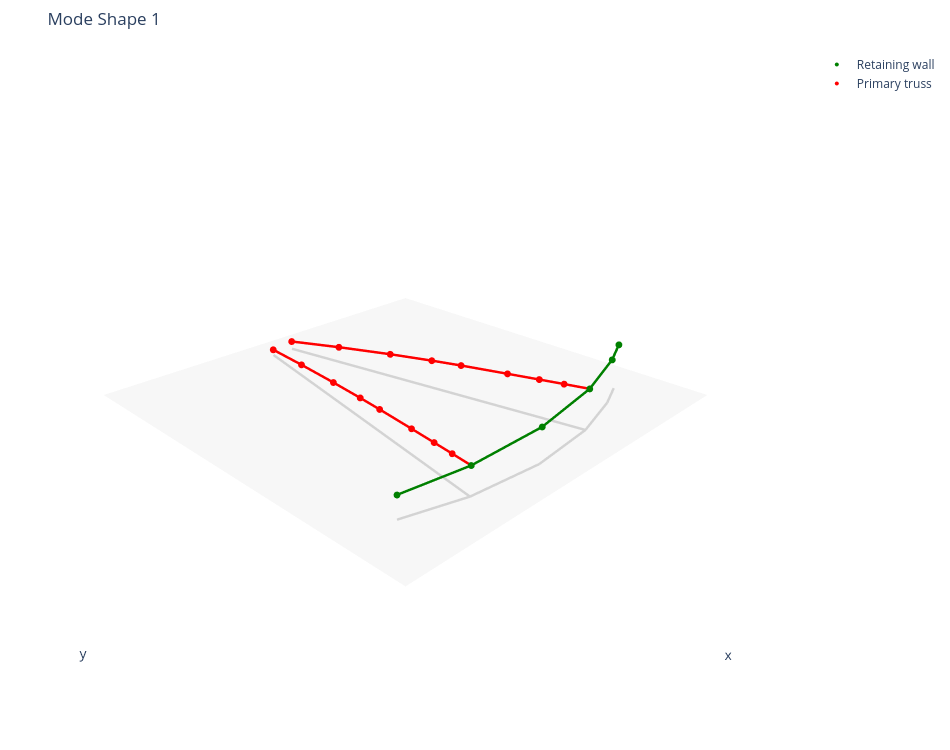
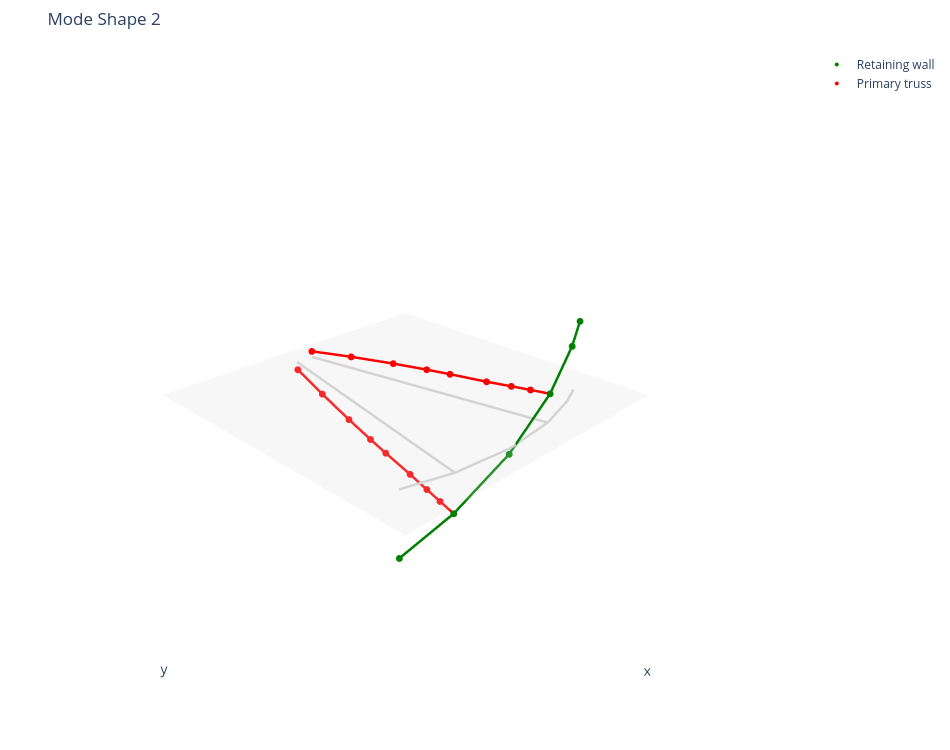
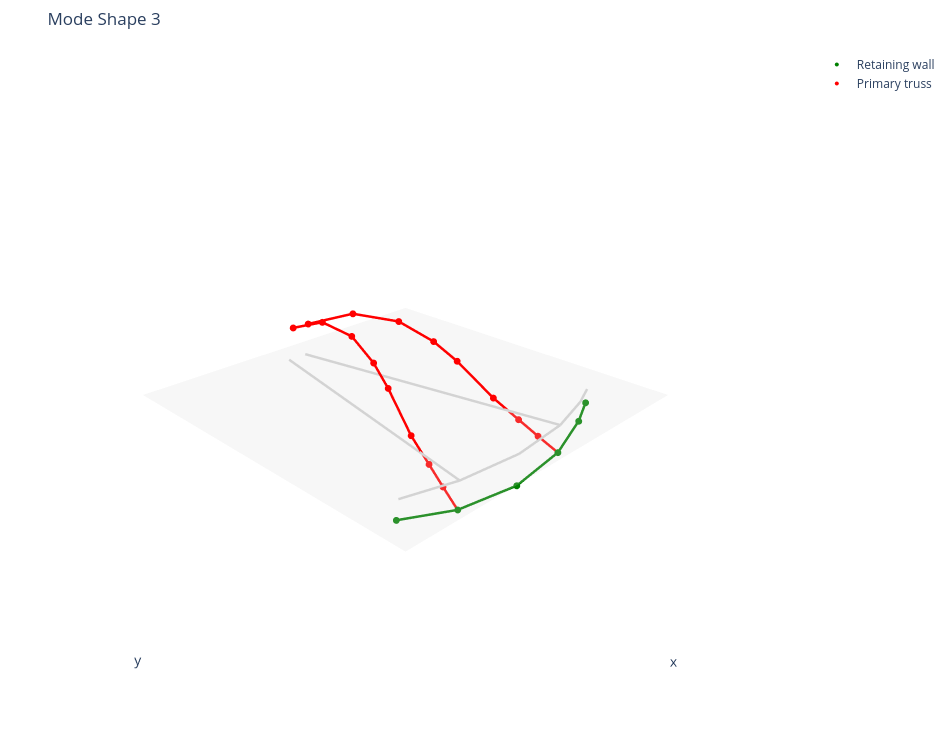
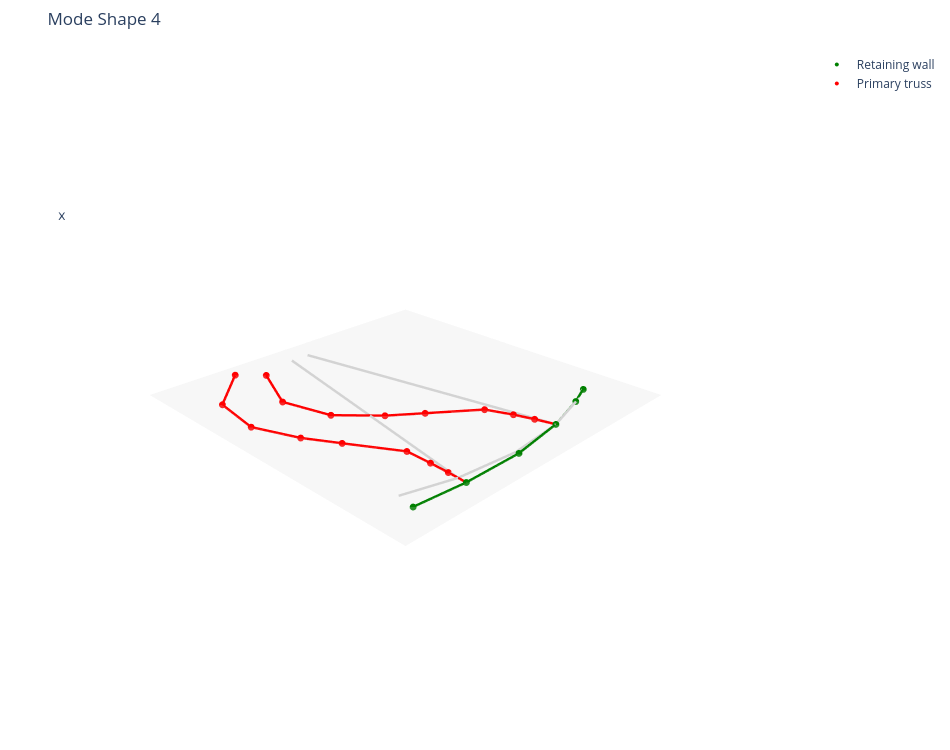

Notebook code for these charts, in order:
### Markdown cell above
## **Mode shapes using 22 sensors**

### Code cell
nodes_all = np.loadtxt('../text_files/nodes_minimal_model.txt', delimiter=',')[:, :3]
eigvecs_experiment = np.asarray(eigvecs_experiment, dtype=np.complex128).real

sensor_coords = nodes_all[node_numbers]
num_sensors = len(node_numbers)

node_to_index = {node_id: i for i, node_id in enumerate(node_numbers)}


def get_mode(mode_idx, scale):
    mode_vector = eigvecs_experiment[:, mode_idx].real
    mode_xyz = mode_vector.reshape(num_sensors, 3)

    U0 = sensor_coords
    U = U0 + scale * mode_xyz
    return U0, U



modes_to_plot = 4

default_scale = 80
default_zoom_factor = 0.9

scale_list = [default_scale, default_scale, default_scale, 70] 
zoom_factor_list = [default_zoom_factor, default_zoom_factor, default_zoom_factor, 2.5]  


node_numbers_primarytruss = np.array([
    3, 4, 8, 12, 16, 19, 21, 27, 31, 35,
    38, 40, 46, 49, 55, 58
])

node_numbers_retainingwall = np.array([
    1, 2, 70, 75, 94, 113
])

retaining_mask = np.isin(node_numbers, node_numbers_retainingwall)
truss_mask = np.isin(node_numbers, node_numbers_primarytruss)


chain_green_1 = np.array([8, 12, 16, 19, 21, 4, 46, 49, 1])
chain_green_2 = np.array([27, 31, 35, 38, 40, 3, 55, 58, 2])
chain_red_1   = np.array([70, 75, 1, 94, 2, 113])

def to_index_chain(chain):
    return np.array([node_to_index[n] for n in chain if n in node_to_index])


min_x, max_x = sensor_coords[:, 0].min(), sensor_coords[:, 0].max()
min_y, max_y = sensor_coords[:, 1].min(), sensor_coords[:, 1].max()
min_z, max_z = sensor_coords[:, 2].min(), sensor_coords[:, 2].max()

Lmax = max(max_x - min_x, max_y - min_y, max_z - min_z)

mid_x = (min_x + max_x) / 2
mid_y = (min_y + max_y) / 2
mid_z = (min_z + max_z) / 2

plane_margin = 0.6 * Lmax

x_grid = np.linspace(mid_x - plane_margin, mid_x + plane_margin, 15)
y_grid = np.linspace(mid_y - plane_margin, mid_y + plane_margin, 15)

Xg, Yg = np.meshgrid(x_grid, y_grid)
Zg = np.zeros_like(Xg)

plane = go.Surface(
    x=Xg,
    y=Yg,
    z=Zg,
    showscale=False,
    opacity=0.2,
    colorscale=[[0, "rgb(200,200,200)"], [1, "rgb(200,200,200)"]],
    hoverinfo="skip"
)

def add_chain(traces, chain_global, color, coords):
    chain_idx = to_index_chain(chain_global)

    for k in range(len(chain_idx) - 1):
        a = chain_idx[k]
        b = chain_idx[k + 1]

        traces.append(go.Scatter3d(
            x=[coords[a, 0], coords[b, 0]],
            y=[coords[a, 1], coords[b, 1]],
            z=[coords[a, 2], coords[b, 2]],
            mode='lines',
            line=dict(color=color, width=5),
            showlegend=False
        ))



for i in range(modes_to_plot):

    scale = scale_list[i]
    zoom_factor = zoom_factor_list[i]

    U0, U = get_mode(i, scale)

    traces = []

    min_x, max_x = sensor_coords[:, 0].min(), sensor_coords[:, 0].max()
    min_y, max_y = sensor_coords[:, 1].min(), sensor_coords[:, 1].max()
    min_z, max_z = sensor_coords[:, 2].min(), sensor_coords[:, 2].max()

    Lmax = max(max_x - min_x, max_y - min_y, max_z - min_z)

    mid_x = (min_x + max_x) / 2
    mid_y = (min_y + max_y) / 2
    mid_z = (min_z + max_z) / 2

    zoom = zoom_factor * Lmax

    xr = [mid_x - zoom, mid_x + zoom]
    yr = [mid_y - zoom, mid_y + zoom]
    zr = [mid_z - zoom, mid_z + zoom]

    traces.append(plane)

    add_chain(traces, chain_green_1, "lightgrey", U0)
    add_chain(traces, chain_green_2, "lightgrey", U0)
    add_chain(traces, chain_red_1,   "lightgrey", U0)

    traces.append(go.Scatter3d(
        x=U[retaining_mask, 0],
        y=U[retaining_mask, 1],
        z=U[retaining_mask, 2],
        mode='markers',
        marker=dict(size=4, color='green'),
        name='Retaining wall'
    ))

    traces.append(go.Scatter3d(
        x=U[truss_mask, 0],
        y=U[truss_mask, 1],
        z=U[truss_mask, 2],
        mode='markers',
        marker=dict(size=4, color='red'),
        name='Primary truss'
    ))

    add_chain(traces, chain_green_1, "red", U)
    add_chain(traces, chain_green_2, "red", U)
    add_chain(traces, chain_red_1,   "green", U)

    fig = go.Figure(data=traces)

    fig.update_layout(
        title=f"Mode Shape {i+1}",
        width=950,
        height=750,

        scene=dict(
            xaxis=dict(range=xr, showbackground=False, showgrid=False,
                       zeroline=False, showticklabels=False),
            yaxis=dict(range=yr, showbackground=False, showgrid=False,
                       zeroline=False, showticklabels=False),
            zaxis=dict(range=zr, showbackground=False, showgrid=False,
                       zeroline=False, showticklabels=False),

            aspectmode='data',
            camera=dict(eye=dict(x=1.2, y=1.2, z=0.8))
        ),

        margin=dict(l=10, r=10, b=10, t=50)
    )

    fig.show()
